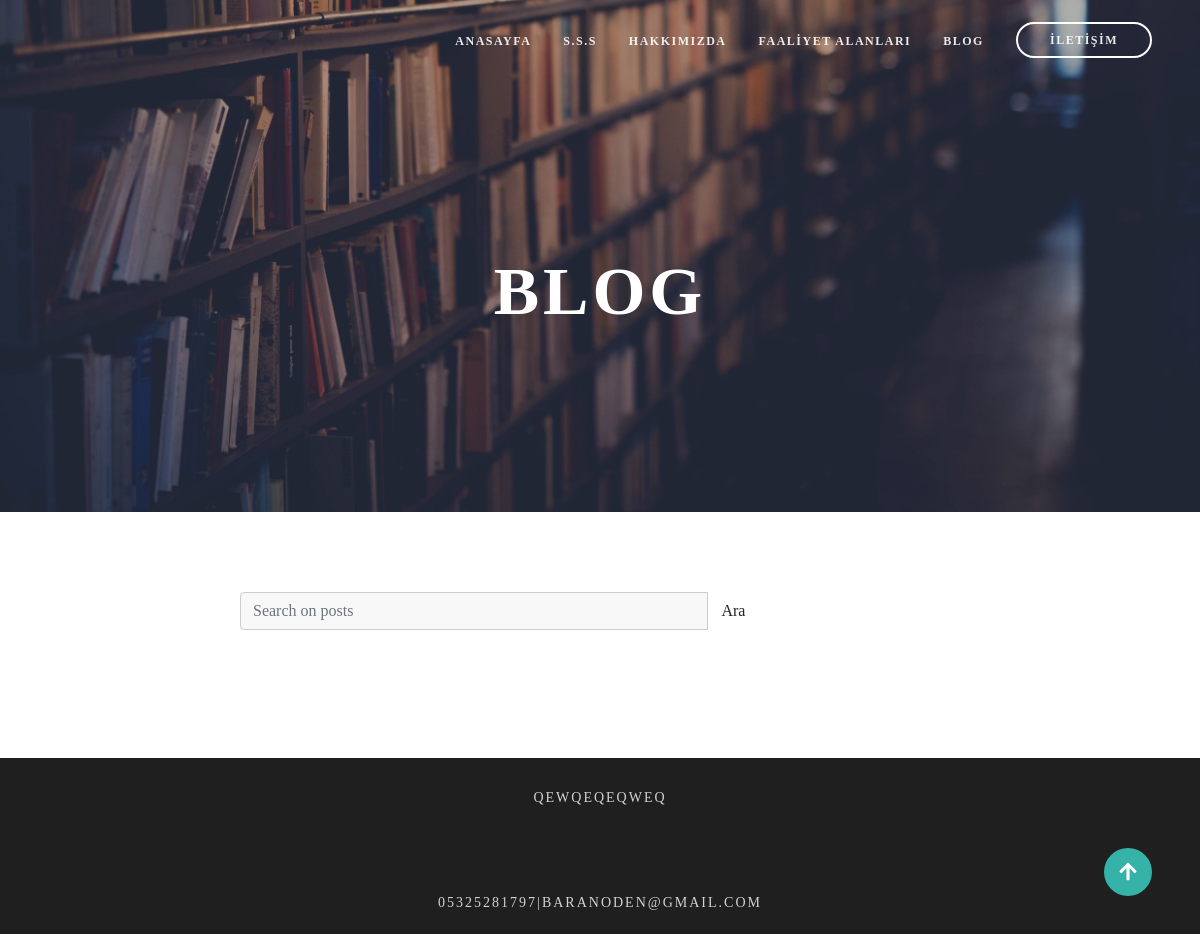
The page /post/index/ on the database its author committed.
### main/models.py (models this page shows, shortened)
class GeneralSettings(models.Model):
    logo = models.ImageField(verbose_name="Logo", null=True, blank=True)
    number=models.CharField(max_length=120, verbose_name="Telefon")
    address=models.CharField(max_length=255, verbose_name="Adres")
    email = models.EmailField(max_length=254, default=None, verbose_name="Email")
    certificates = models.ManyToManyField(Certificate,  verbose_name="Office's Certificates", blank=True)
    about = RichTextField(verbose_name="AboutUs")
    class Meta:
        verbose_name_plural = "Settings"

### post/views.py (the view)
# urls.py: path('index/', post_index, name='index'),
def post_index(request):
    posts = Post.objects.all()
    query = request.GET.get('query')
    if query:
        posts = posts.filter(
            Q(title__icontains=query)|
            Q(content__icontains=query)
        ).distinct()
    paginator = Paginator(posts, 3)
    page_number = request.GET.get('page')
    page_obj = paginator.get_page(page_number)
    context = {
        'page_obj':page_obj,
    }
    return render(request, 'post/index.html',context)

### employee/models.py (called while the page is built)
    def get_absolute_url(self):
        return reverse("main:practice_areas", kwargs={"slug": self.slug})

    def get_absolute_url(self):
        return reverse("employee:detail", kwargs={"slug": self.slug})

### website/main_context.py (called while the page is built)
def general_data(request):
    context_practice_areas = PracticeAreas.objects.all()
    context_employees = Employee.objects.all()
    settings = GeneralSettings.objects.all()
    context = {
        'context_practice_areas':context_practice_areas,
        'context_employees':context_employees,
        'context_settings':settings,
    }
    return context

### templates/post/index.html (shortened to what this page needs)
{% extends 'partials/base.html' %}
{% block body %}
    <div id="blog-container">
        <div id="blog-overlay">
        {% include 'partials/header.html' %}
            <div id="description-wrapper">
                <p class="desc-bold"><strong>BLOG</strong></p>
            </div>
        </div>
    </div>
    <main id="page">
        <div class="page-content blog-page-content">
            <form class="navbar-form navbar-left" role="search" method="GET" action="">
                <div class="input-group">
                    <input class="form-control" type="text" name="query" placeholder="Search on posts" value="{{ request.GET.query }}" >
                    <span class="input-group-btn">
                        <input class="btn btn-default" type="submit" value="Ara">
                    </span>
                </div>
            </form>
        </div>
    </main>
{% endblock  %}

### templates/partials/footer.html
<footer>
    <div id="site-info">
      {% for settings in context_settings %}
        <span> {{settings.address}}<br></span>
        <br>
        <span>{{settings.number}}|{{settings.email}}</span>
      {% endfor %}
    </div>
</footer>

### static/css/main.css (style rules this page uses)
* { margin: 0; padding: 0; font-family: adobe-garamond-pro, serif; }
body { transition: .5s; }
@media (min-width:769px) { #description-wrapper { width: 100% ; text-align: center; align-items: center; margin: 0 auto; margin-top: 10rem; } }
@media (min-width:769px) { .desc-bold { letter-spacing: 0.0588235em; color: #fff; font-weight: 700; font-size: 68px; text-transform: uppercase; margin-top: 1.2rem; } }
@media (min-width:769px) { main { width: 60%; max-width: 1020px; height: auto; margin: 0 auto; } }
@media (min-width:769px) { .page-content { width: auto; margin-top: 5rem; } }
@media (min-width:769px) { #site-info { background-color:#1f1f1f; text-align: center; height: 11rem; } }
@media (min-width:769px) { #site-info span { text-transform: uppercase; color: rgba(255,255,255,.8); font-size: 14px; font-weight: 400; letter-spacing: 2px; line-height: 80.8px; } }
@media (min-width:769px) { .blog-page-content { width: 72%; } }
@media (min-width:769px) { #blog-container { width: 100%; height: 32rem; background: url(../img/library.jpeg) no-repeat; background-size: cover; } }
@media (min-width:769px) { #blog-overlay { width: 100%; height: 32rem; background-color: rgba(0, 0, 0, 0.3); } }
@media (min-width:769px) { .form-control { resize: none; background-color: #f8f8f8; border:1px solid #cccccc } }

### rows shown on the page
GeneralSettings: address "QEWQEQEQWEQ", number "05325281797", email "BARANODEN@GMAIL.COM"
